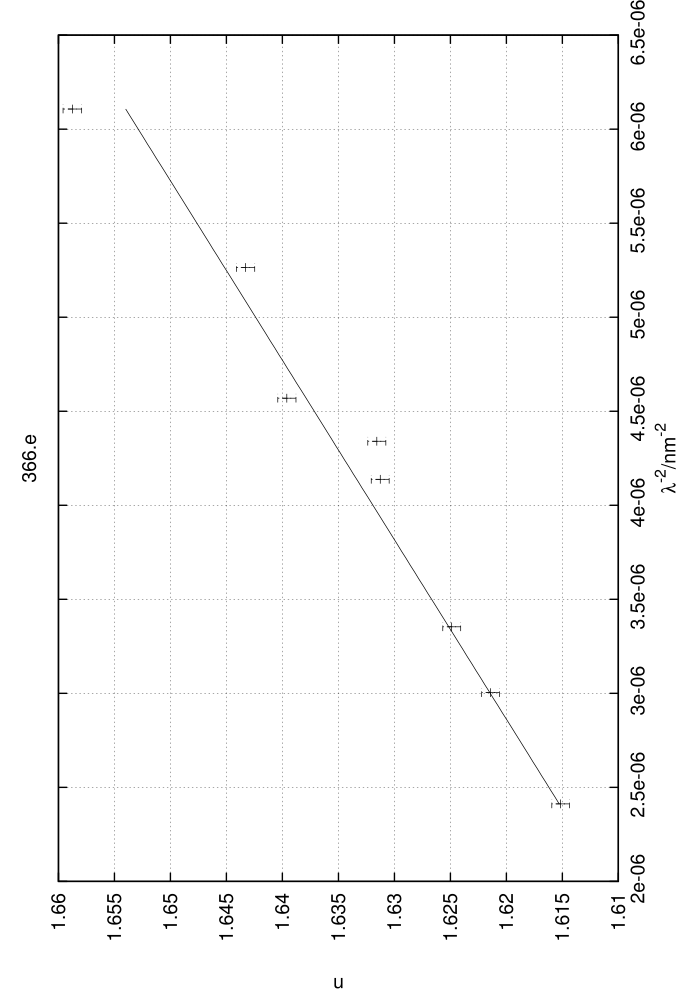

The script that drew this image:
set terminal postscript enhanced monochrome
set output "e.eps"
#set yrange [0:20]
#set xrange [0:10]
set ylabel "n"
set xlabel "{/Symbol l}^{-2}/nm^{-2}"
set title "366.e"
set grid
unset key
f(x)=a*x+1.59
fit f(x) "e.csv" u 7:5  via a
plot f(x), "e.csv" u 7:5:6 w yerrorbars
